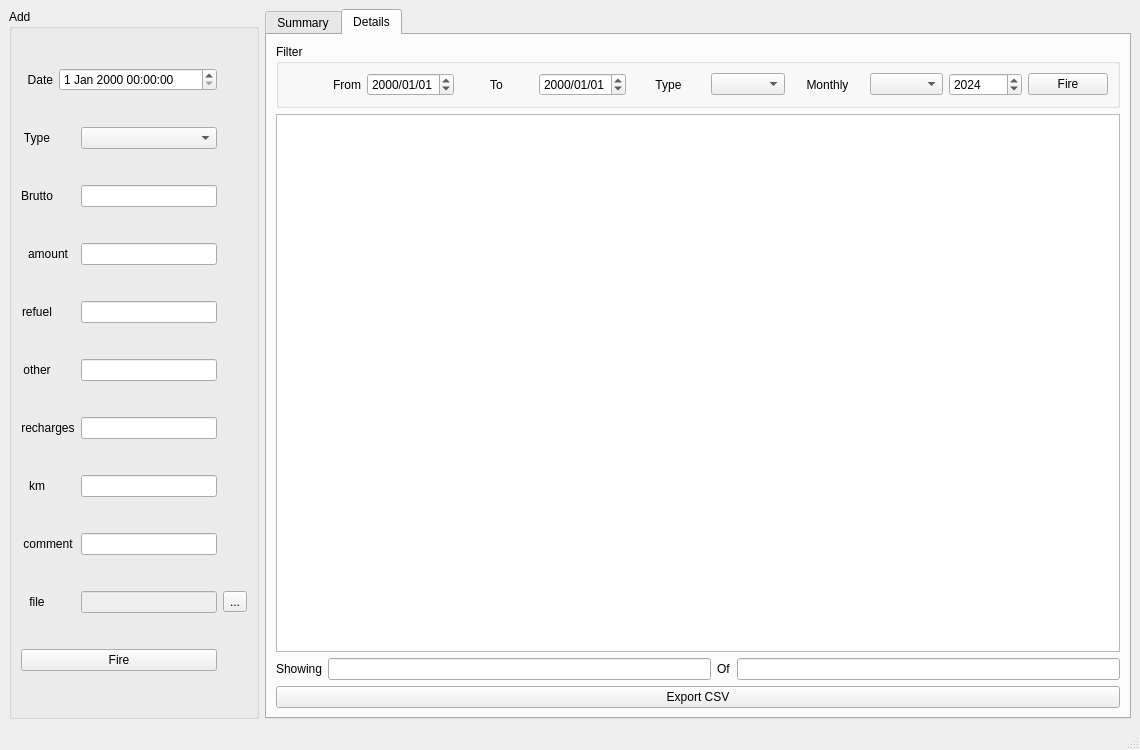
<?xml version="1.0" encoding="UTF-8"?>
<ui version="4.0">
 <class>MainWindow</class>
 <widget class="QMainWindow" name="MainWindow">
  <property name="geometry">
   <rect>
    <x>0</x>
    <y>0</y>
    <width>1140</width>
    <height>750</height>
   </rect>
  </property>
  <property name="windowTitle">
   <string>MainWindow</string>
  </property>
  <widget class="QWidget" name="centralwidget">
   <layout class="QGridLayout" name="gridLayout_4">
    <item row="0" column="0">
     <widget class="QGroupBox" name="groupBox_2">
      <property name="maximumSize">
       <size>
        <width>250</width>
        <height>16777215</height>
       </size>
      </property>
      <property name="title">
       <string>Add</string>
      </property>
      <layout class="QGridLayout" name="gridLayout_6">
       <item row="0" column="0">
        <widget class="QLabel" name="label_5">
         <property name="layoutDirection">
          <enum>Qt::LeftToRight</enum>
         </property>
         <property name="text">
          <string>Date</string>
         </property>
         <property name="alignment">
          <set>Qt::AlignRight|Qt::AlignTrailing|Qt::AlignVCenter</set>
         </property>
        </widget>
       </item>
       <item row="0" column="1" colspan="2">
        <widget class="QDateTimeEdit" name="alim_date"/>
       </item>
       <item row="1" column="0">
        <widget class="QLabel" name="label_7">
         <property name="text">
          <string>Type</string>
         </property>
         <property name="alignment">
          <set>Qt::AlignCenter</set>
         </property>
        </widget>
       </item>
       <item row="1" column="2">
        <widget class="QComboBox" name="CB_alim_types">
         <property name="minimumSize">
          <size>
           <width>0</width>
           <height>0</height>
          </size>
         </property>
        </widget>
       </item>
       <item row="2" column="0">
        <widget class="QLabel" name="label_6">
         <property name="text">
          <string>Brutto</string>
         </property>
         <property name="alignment">
          <set>Qt::AlignCenter</set>
         </property>
        </widget>
       </item>
       <item row="2" column="2">
        <widget class="QLineEdit" name="LE_brutto"/>
       </item>
       <item row="3" column="0" colspan="2">
        <widget class="QLabel" name="label_10">
         <property name="text">
          <string>amount</string>
         </property>
         <property name="alignment">
          <set>Qt::AlignCenter</set>
         </property>
        </widget>
       </item>
       <item row="3" column="2">
        <widget class="QLineEdit" name="LE_amount"/>
       </item>
       <item row="4" column="0">
        <widget class="QLabel" name="label_11">
         <property name="text">
          <string>refuel</string>
         </property>
         <property name="alignment">
          <set>Qt::AlignCenter</set>
         </property>
        </widget>
       </item>
       <item row="4" column="2">
        <widget class="QLineEdit" name="LE_refuel"/>
       </item>
       <item row="5" column="0">
        <widget class="QLabel" name="label_15">
         <property name="text">
          <string>other</string>
         </property>
         <property name="alignment">
          <set>Qt::AlignCenter</set>
         </property>
        </widget>
       </item>
       <item row="5" column="2">
        <widget class="QLineEdit" name="LE_other">
         <property name="text">
          <string/>
         </property>
        </widget>
       </item>
       <item row="6" column="0" colspan="2">
        <widget class="QLabel" name="label_12">
         <property name="text">
          <string>recharges</string>
         </property>
         <property name="alignment">
          <set>Qt::AlignCenter</set>
         </property>
        </widget>
       </item>
       <item row="6" column="2">
        <widget class="QLineEdit" name="LE_recharges">
         <property name="text">
          <string/>
         </property>
        </widget>
       </item>
       <item row="7" column="0">
        <widget class="QLabel" name="label_13">
         <property name="text">
          <string>km</string>
         </property>
         <property name="alignment">
          <set>Qt::AlignCenter</set>
         </property>
        </widget>
       </item>
       <item row="7" column="2">
        <widget class="QLineEdit" name="LE_km">
         <property name="text">
          <string/>
         </property>
        </widget>
       </item>
       <item row="8" column="0" colspan="2">
        <widget class="QLabel" name="label_14">
         <property name="text">
          <string>comment</string>
         </property>
         <property name="alignment">
          <set>Qt::AlignCenter</set>
         </property>
        </widget>
       </item>
       <item row="8" column="2">
        <widget class="QLineEdit" name="LE_comment">
         <property name="text">
          <string/>
         </property>
        </widget>
       </item>
       <item row="9" column="0">
        <widget class="QLabel" name="label_9">
         <property name="text">
          <string>file</string>
         </property>
         <property name="alignment">
          <set>Qt::AlignCenter</set>
         </property>
        </widget>
       </item>
       <item row="9" column="2">
        <widget class="QLineEdit" name="LE_add_file">
         <property name="enabled">
          <bool>false</bool>
         </property>
        </widget>
       </item>
       <item row="9" column="3">
        <widget class="QToolButton" name="TB_add_file">
         <property name="text">
          <string>...</string>
         </property>
        </widget>
       </item>
       <item row="10" column="0" colspan="3">
        <widget class="QPushButton" name="PB_fire_add_row">
         <property name="text">
          <string>Fire</string>
         </property>
        </widget>
       </item>
      </layout>
     </widget>
    </item>
    <item row="0" column="1">
     <widget class="QTabWidget" name="tabWidget">
      <property name="currentIndex">
       <number>1</number>
      </property>
      <widget class="QWidget" name="tab">
       <attribute name="title">
        <string>Summary</string>
       </attribute>
       <layout class="QGridLayout" name="gridLayout_3">
        <item row="0" column="0">
         <widget class="QTableWidget" name="table_last_records">
          <property name="maximumSize">
           <size>
            <width>16777215</width>
            <height>400</height>
           </size>
          </property>
         </widget>
        </item>
        <item row="1" column="0">
         <widget class="QTableWidget" name="table_alimentari">
          <property name="minimumSize">
           <size>
            <width>0</width>
            <height>0</height>
           </size>
          </property>
          <property name="maximumSize">
           <size>
            <width>16777215</width>
            <height>100</height>
           </size>
          </property>
         </widget>
        </item>
        <item row="2" column="0">
         <widget class="QTableWidget" name="table_totals"/>
        </item>
       </layout>
      </widget>
      <widget class="QWidget" name="tab_2">
       <attribute name="title">
        <string>Details</string>
       </attribute>
       <layout class="QGridLayout" name="gridLayout_2">
        <item row="0" column="0">
         <widget class="QGroupBox" name="groupBox">
          <property name="title">
           <string>Filter</string>
          </property>
          <layout class="QGridLayout" name="gridLayout">
           <item row="0" column="0">
            <widget class="QLabel" name="label">
             <property name="layoutDirection">
              <enum>Qt::LeftToRight</enum>
             </property>
             <property name="text">
              <string>From</string>
             </property>
             <property name="alignment">
              <set>Qt::AlignRight|Qt::AlignTrailing|Qt::AlignVCenter</set>
             </property>
            </widget>
           </item>
           <item row="0" column="1">
            <widget class="QDateEdit" name="DEFrom">
             <property name="minimumSize">
              <size>
               <width>80</width>
               <height>0</height>
              </size>
             </property>
             <property name="maximumSize">
              <size>
               <width>100</width>
               <height>16777215</height>
              </size>
             </property>
             <property name="displayFormat">
              <string>yyyy/MM/dd</string>
             </property>
            </widget>
           </item>
           <item row="0" column="2">
            <widget class="QLabel" name="label_2">
             <property name="text">
              <string>To</string>
             </property>
             <property name="alignment">
              <set>Qt::AlignCenter</set>
             </property>
            </widget>
           </item>
           <item row="0" column="3">
            <widget class="QDateEdit" name="DEBis">
             <property name="minimumSize">
              <size>
               <width>80</width>
               <height>0</height>
              </size>
             </property>
             <property name="maximumSize">
              <size>
               <width>100</width>
               <height>16777215</height>
              </size>
             </property>
             <property name="displayFormat">
              <string>yyyy/MM/dd</string>
             </property>
            </widget>
           </item>
           <item row="0" column="4">
            <widget class="QLabel" name="label_3">
             <property name="text">
              <string>Type</string>
             </property>
             <property name="alignment">
              <set>Qt::AlignCenter</set>
             </property>
            </widget>
           </item>
           <item row="0" column="5">
            <widget class="QComboBox" name="CB_alim_types_filter">
             <property name="minimumSize">
              <size>
               <width>0</width>
               <height>0</height>
              </size>
             </property>
            </widget>
           </item>
           <item row="0" column="6">
            <widget class="QLabel" name="label_4">
             <property name="text">
              <string>Monthly</string>
             </property>
             <property name="alignment">
              <set>Qt::AlignCenter</set>
             </property>
            </widget>
           </item>
           <item row="0" column="7">
            <widget class="QComboBox" name="CBMonths"/>
           </item>
           <item row="0" column="8">
            <widget class="QSpinBox" name="SB_year">
             <property name="minimum">
              <number>2010</number>
             </property>
             <property name="maximum">
              <number>2050</number>
             </property>
             <property name="value">
              <number>2024</number>
             </property>
            </widget>
           </item>
           <item row="0" column="9">
            <widget class="QPushButton" name="PB_fire_filter">
             <property name="text">
              <string>Fire</string>
             </property>
            </widget>
           </item>
          </layout>
         </widget>
        </item>
        <item row="2" column="0">
         <layout class="QHBoxLayout" name="horizontalLayout">
          <item>
           <widget class="QLabel" name="label_8">
            <property name="text">
             <string>Showing</string>
            </property>
           </widget>
          </item>
          <item>
           <widget class="QLineEdit" name="LE_filter_showing"/>
          </item>
          <item>
           <widget class="QLabel" name="label_16">
            <property name="text">
             <string>Of</string>
            </property>
           </widget>
          </item>
          <item>
           <widget class="QLineEdit" name="LE_total_rows"/>
          </item>
         </layout>
        </item>
        <item row="1" column="0">
         <widget class="QTableWidget" name="TW_all_alimentari"/>
        </item>
        <item row="3" column="0">
         <widget class="QPushButton" name="PB_Export_csv">
          <property name="text">
           <string>Export CSV</string>
          </property>
         </widget>
        </item>
       </layout>
      </widget>
     </widget>
    </item>
   </layout>
  </widget>
  <widget class="QMenuBar" name="menubar">
   <property name="geometry">
    <rect>
     <x>0</x>
     <y>0</y>
     <width>1140</width>
     <height>21</height>
    </rect>
   </property>
  </widget>
  <widget class="QStatusBar" name="statusbar"/>
 </widget>
 <resources/>
 <connections/>
</ui>
